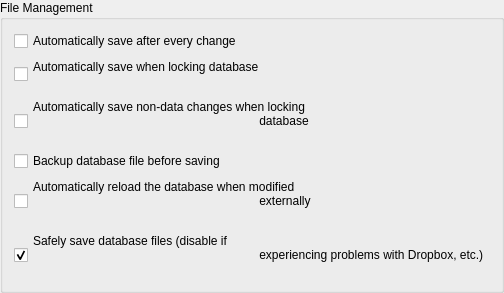
                                            <widget class="QGroupBox" name="saveGroup">
                                                <property name="title">
                                                    <string>File Management</string>
                                                </property>
                                                <layout class="QVBoxLayout" name="verticalLayout_5">
                                                    <item>
                                                        <widget class="QCheckBox"
                                                                name="autoSaveAfterEveryChangeCheckBox">
                                                            <property name="text">
                                                                <string>Automatically save after every change</string>
                                                            </property>
                                                        </widget>
                                                    </item>
                                                    <item>
                                                        <widget class="QCheckBox" name="autoSaveOnExitCheckBox">
                                                            <property name="text">
                                                                <string>Automatically save when locking database
                                                                </string>
                                                            </property>
                                                        </widget>
                                                    </item>
                                                    <item>
                                                        <widget class="QCheckBox" name="autoSaveNonDataChangesCheckBox">
                                                            <property name="text">
                                                                <string>Automatically save non-data changes when locking
                                                                    database
                                                                </string>
                                                            </property>
                                                        </widget>
                                                    </item>
                                                    <item>
                                                        <widget class="QCheckBox" name="backupBeforeSaveCheckBox">
                                                            <property name="text">
                                                                <string>Backup database file before saving</string>
                                                            </property>
                                                        </widget>
                                                    </item>
                                                    <item>
                                                        <widget class="QCheckBox" name="autoReloadOnChangeCheckBox">
                                                            <property name="text">
                                                                <string>Automatically reload the database when modified
                                                                    externally
                                                                </string>
                                                            </property>
                                                        </widget>
                                                    </item>
                                                    <item>
                                                        <widget class="QCheckBox" name="useAtomicSavesCheckBox">
                                                            <property name="text">
                                                                <string>Safely save database files (disable if
                                                                    experiencing problems with Dropbox, etc.)
                                                                </string>
                                                            </property>
                                                            <property name="checked">
                                                                <bool>true</bool>
                                                            </property>
                                                        </widget>
                                                    </item>
                                                </layout>
                                            </widget>
